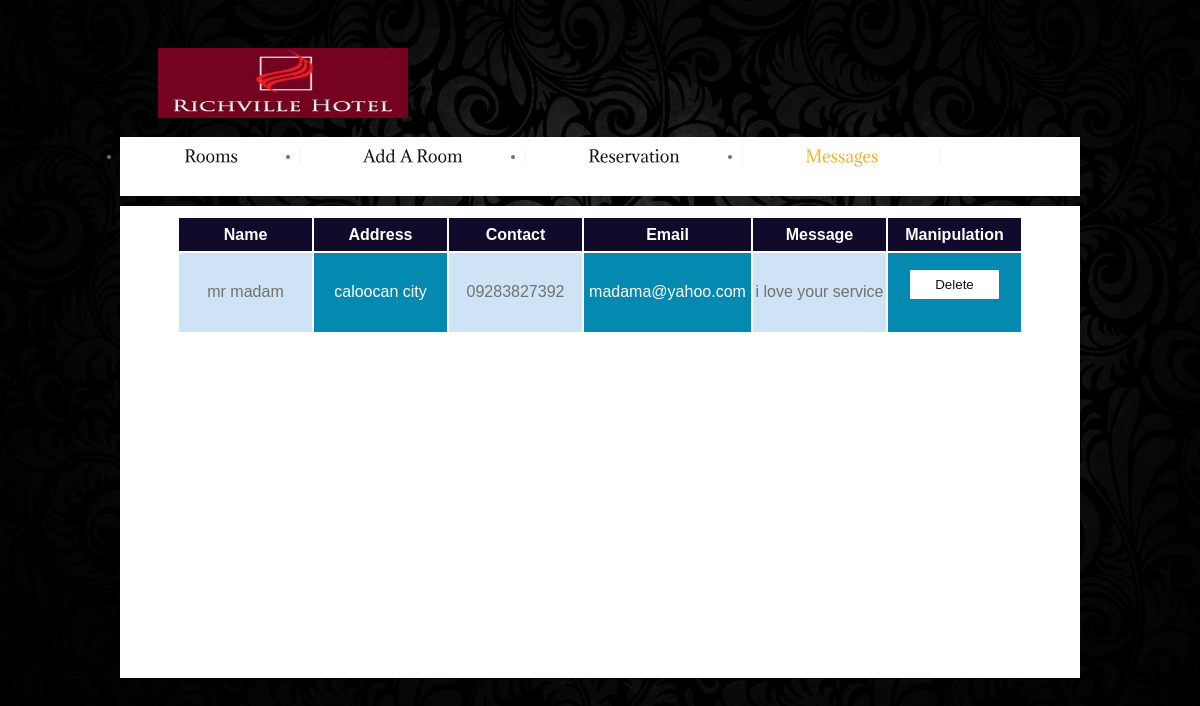
/message.php, run on the app's committed database.
### tables this page shows
CREATE TABLE IF NOT EXISTS `messages` (
`Message_ID` int(11) NOT NULL,
  `Name` varchar(255) NOT NULL,
  `Address` varchar(255) NOT NULL,
  `Contact` varchar(255) NOT NULL,
  `Email` varchar(255) NOT NULL,
  `Message` varchar(255) NOT NULL
);

### message.php (the view, shortened to what this page needs)
<html>
        <link rel="stylesheet" href="css/css/style.css" type="text/css" media="all">
<body>
  <div class="bg1">
            <div class="bg2">
                <div class="main">
                    <header>
                            <h1><a href="index.php" id="logo">LoungeHotel</a></h1>
                        </header>
						<nav>
                                <ul id="menu">
								<li><a href="admn.php">Rooms</a></li>
								<li><a href="add.php">Add A Room</a></li>
								<li><a href="Reserve.php">Reservation</a></li>
								<li class="active"><a href="Message.php">Messages</a></li>
								</ul>
                            </nav>
								<article id="content">
							<div class="box1">
								<div class="wrapper">
<center>
<div class="tab">
<table class=table>
	<tr>
    <th class=th>Name</th>
    <th class=th>Address</th>
    <th class=th>Contact</th>
    <th class=th>Email</th>
    <th class=th>Message</th>
    <th class=th>Manipulation</th>
  </tr>
  <?php $link = mysql_connect('localhost', 'root', '');
										$result = mysql_query("SELECT * from Messages;");
										while ($row = mysql_fetch_array($result)) { ?>
  <tr>
    <td class=td><?php echo $row[1] ?></td>
    <td class=td2><?php echo $row[2] ?></td>
    <td class=td><?php echo $row[3] ?></td>
    <td class=td2><?php echo $row[4] ?></td>
    <td class=td><?php echo $row[5] ?></td>
	<td class=td2><form action="message.php" method=POST>
    <input type="submit" name="Delete" value="Delete" class="button1"/>
	</form></td>
  </tr>
  <?php }?>
</table></center></div>
								<br><br><br>
						</div>
						</div>
							<div class="pad">
							<br><br><br>
							</div>
								</div>
				</div>

### css/css/style.css (style rules this page uses)
a, canvas, div, fieldset,font, h1, h2, h3, h4, h5, h6, header, hgroup, html,i,nav,var { background: transparent; border: 0 none; font-size: 100%; margin: 0; padding: 0; border: 0; outline: 0; vertical-align: top; }
article, canvas, { display:inline }
.wrapper { width:100%;overflow:hidden; }
body { background:url(../../image/bg.jpg); no-repeat; background-size:cover; border:0;font:12px Arial, Helvetica, sans-serif;color:#72716f;line-height:20px;min-width:980px }
.main { margin:0 auto;width:960px;padding:0 6px }
a { color:#72716f;text-decoration:underline;outline:none }
h1 { padding:40px 0 0 38px;float:left }
header { height:116px }
#logo { display:block;text-indent:-9999px;background:url(../../image/logo.png) 0 0 no-repeat;width:250px;height:76px }
#menu { background:#fff;padding:10px 2px;height:39px;margin-bottom:10px }
#menu > li { border-right:1px solid #f2f2f2;float:left }
#menu > li > a { display:block;padding:0 62px;font-size:16px;color:#12110f;text-decoration:none;line-height:39px }
#menu > li > a:hover, #menu > .active > a { color:#f3b21d }
.box1 { background:#fff;padding:10px }
.button1, .button2 { display:inline-block;background:#fff;padding:0 25px;color:#12110f;line-height:29px;position:relative;border-radius:1px;-moz-border-radius:1px;-webkit-border-radius:1px;text-decoration:none }
body { font-size: 13px; }
* { border:none; }
.table { text-align:center; width:90%; height:30%; }
.tab { overflow-y:scroll; height :50%; }
.th { background-color:#120A2A; color:white; width:15%; }
.td { background-color:#CEE3F6; }
.td2 { background-color:#0489B1; color:white; }

### data on the page
messages: Name "mr madam", Address "caloocan city", Contact "09283827392", Email "madama@yahoo.com", Message "i love your service"
